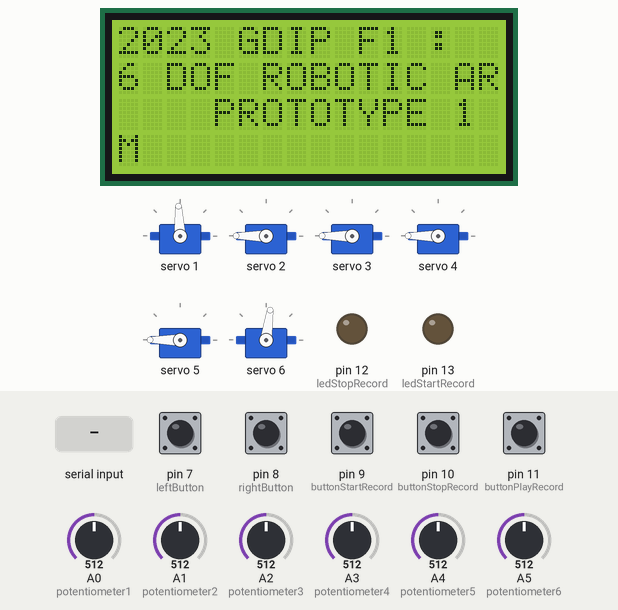
The sketch below on a simulated Arduino Uno, built with avr-gcc and run on an emulated ATmega328P. On the bench: 16×4 character LCD, 6 × servo, output pins drawn as LEDs (lit = HIGH). Dashed ring = blinking. The inputs (shaded band) are chosen by the test bench; at power-on: pin 7 (leftButton), pin 8 (rightButton), pin 9 (buttonStartRecord), pin 10 (buttonStopRecord), pin 11 (buttonPlayRecord) LOW, A0 (potentiometer1) = 512, A1 (potentiometer2) = 512, A2 (potentiometer3) = 512, A3 (potentiometer4) = 512, A4 (potentiometer5) = 512, A5 (potentiometer6) = 512. What the sketch prints to the serial monitor is not drawn.

Above: at 1.3 s.
1.4 s: pin 9 (buttonStartRecord) pulled HIGH for 1 s
At 1.58 s:
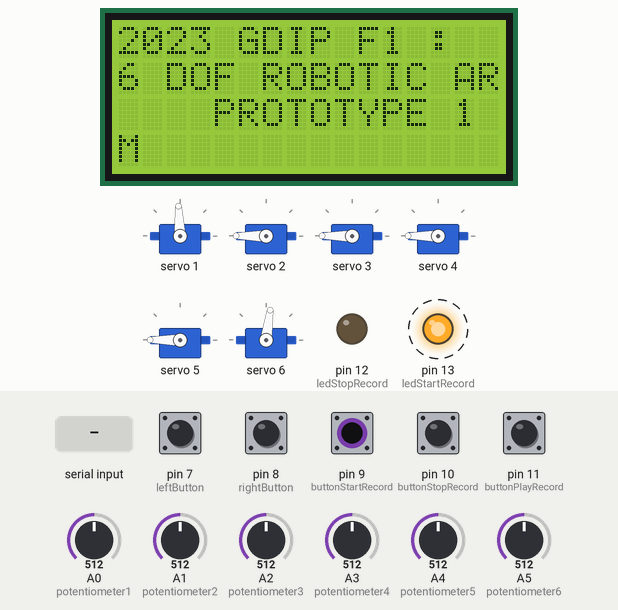
3.9 s: pin 11 (buttonPlayRecord) pulled HIGH for 0.15 s
At 4.5 s:
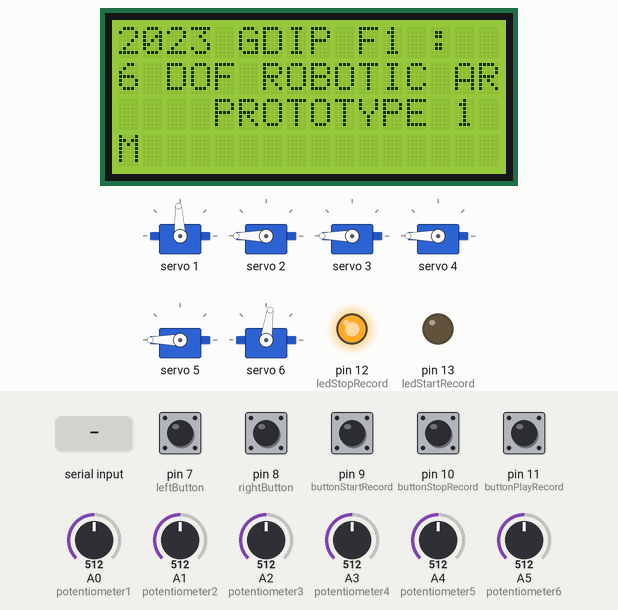
5.5 s: "MOVE_TO_PICK\n" received over Serial
At 6.1 s:
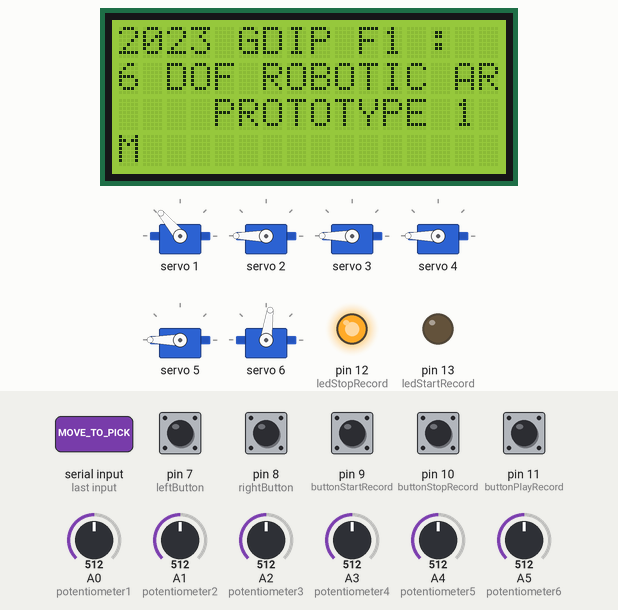
Timing chart, 0 to 25.3 s (numbered marks = the images above; inputs shaded):
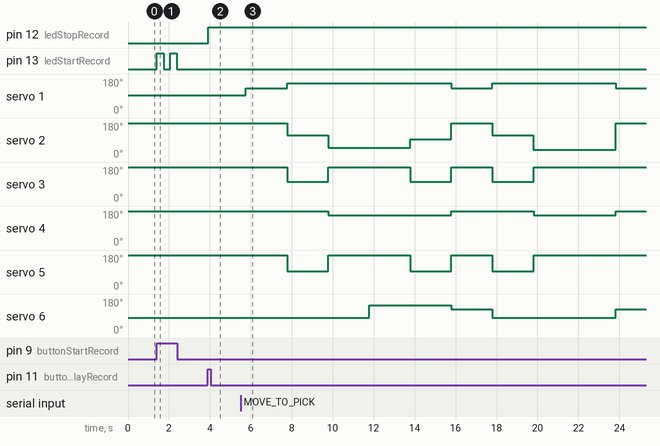

Measured:
- after the input at 1.4 s, pin 13 (ledStartRecord): alternates HIGH for 0.32 s and LOW for 0.31 s, 4 changes in all, then stays LOW, starting at once
- after the input at 3.9 s, pin 12 (ledStopRecord): LOW → HIGH at once
- after the input at 5.5 s, servo 1: goes 130° 2.0 s, 157° 8.0 s, 130° 2.0 s, 157° 6.0 s, then 130°, starting after 0.26 s; servo 2: 180° → 114° after 2.3 s, → 49° 2.0 s later, → 93° 4.0 s later, → 180° 2.0 s later, … (7 changes in this stretch)

The sketch:

BrasRobotiqueCluade_copy_.ino
```cpp
#include <Wire.h>
#include <Adafruit_PWMServoDriver.h>
#include <SoftwareSerial.h>
#include <LiquidCrystal_I2C.h>

// Initialize LCD display
LiquidCrystal_I2C lcd(0x27,16,4);

// Initialize servo driver
Adafruit_PWMServoDriver pwm = Adafruit_PWMServoDriver();

// Initialize Bluetooth module
SoftwareSerial bt1(2,3); /* (Rx,Tx) */

// Define servo motor parameters
const int MIN_PULSE_WIDTH = 500;
const int MAX_PULSE_WIDTH = 2500;
const int DEFAULT_PULSE_WIDTH = 1500;
const int FREQUENCY = 50;
const float FREQUENCY_SCALE = (float)FREQUENCY * 4096 / 1000000;

// Function to calculate pulse width for a given angle
int pulseWidth(int angle) {
    int pulse_wide = map(angle, 0, 180, MIN_PULSE_WIDTH, MAX_PULSE_WIDTH);
    int analog_value = int(pulse_wide * FREQUENCY_SCALE);
    Serial.println(analog_value);
    return analog_value;
}

// Define buttons and potentiometers
int leftButton = 7;
int rightButton = 8;
int potentiometer1 = A0;
int potentiometer2 = A1;
int potentiometer3 = A2;
int potentiometer4 = A3;
int potentiometer5 = A4;
int potentiometer6 = A5;

// Define record section
int buttonStartRecord = 9;
int buttonStopRecord = 10;
int buttonPlayRecord = 11;
int ledStopRecord = 12;
int ledStartRecord = 13;

bool isRecord = false;
bool isPlay = false;
int indexRecord = 0;

// Define maximum moves and servos
const int moveCount = 10;
const int servoNumber = 6;


int movesServos[moveCount][servoNumber]; //max of 10 moves

void setup() {
    Serial.begin(9600);
    bt1.begin(9600);

    // Initialize LCD display
    lcd.init();
    lcd.backlight();
    lcd.clear();
    lcd.begin(16, 4);      // set up the LCD's number of columns and rows
    lcd.setCursor(0, 0);
    lcd.print("2023 GDIP F1 :");
    lcd.setCursor(0, 1);
    lcd.print("6 DOF ROBOTIC ARM ");
    lcd.setCursor(0, 2);
    lcd.print("PROTOTYPE 1");

    // Initialize servo driver
    pwm.begin();
    pwm.setPWMFreq(FREQUENCY);

    // Move servo motors to initial positions
    pwm.setPWM(1,0,pulseWidth(125));
    pwm.setPWM(2,0,pulseWidth(180));
    pwm.setPWM(3,0,pulseWidth(190));
    pwm.setPWM(4,0,pulseWidth(180));
    pwm.setPWM(5,0,pulseWidth(180));
    pwm.setPWM(6,0,pulseWidth(80));

    pinMode(leftButton, INPUT);
    pinMode(rightButton, INPUT);

  //Record section
    pinMode(buttonStartRecord, INPUT);
    pinMode(buttonStopRecord, INPUT);
    pinMode(buttonPlayRecord, INPUT);

    pinMode(ledStartRecord, OUTPUT);
    pinMode(ledStopRecord, OUTPUT);


}

void loop() {

    String command = "";

    // Read commands from serial port or Bluetooth module
    if (Serial.available()) {
        command = Serial.readStringUntil('\n');
        command.trim(); // Trim any newline or carriage return characters
        Serial.println("Received: " + command); // Echo the command back to the serial monitor
    } else if (bt1.available()) {
        command = bt1.readStringUntil('\n');
        command.trim(); // Trim any newline or carriage return characters
        Serial.println("Received via BT: " + command); // Echo the command from BT
    }

    // Execute command if available
    if (command != "") {
        executeCommand(command);
    }

  if (!isPlay) {
    int valPotentiometer1 = analogRead(potentiometer1);
    int valPotentiometer2 = analogRead(potentiometer2);
    int valPotentiometer3 = analogRead(potentiometer3);
    int valPotentiometer4 = analogRead(potentiometer4);
    int valPotentiometer5 = analogRead(potentiometer5);
    int valPotentiometer6 = analogRead(potentiometer6);

    int valServo1 = map(valPotentiometer1, 0, 1023, 10, 170);
    int valServo2 = map(valPotentiometer2, 0, 1023, 10, 170);
    int valServo3 = map(valPotentiometer3, 0, 1023, 10, 170);
    int valServo4 = map(valPotentiometer4, 0, 1023, 10, 170);
    int valServo5 = map(valPotentiometer5, 0, 1023, 10, 170);
    int valServo6 = map(valPotentiometer5, 0, 1023, 10, 170);


    pwm.setPWM(1, 0, pulseWidth(valServo1));
    pwm.setPWM(1, 0, pulseWidth(valServo1));
    pwm.setPWM(1, 0, pulseWidth(valServo1));
    pwm.setPWM(1, 0, pulseWidth(valServo1));
    pwm.setPWM(1, 0, pulseWidth(valServo1));
    pwm.setPWM(1, 0, pulseWidth(valServo1));
    pwm.setPWM(1, 0, pulseWidth(valServo1));


    int leftButtonState = digitalRead(leftButton);
    int rightButtonState = digitalRead(rightButton);

    if (leftButtonState == HIGH && rightButtonState == HIGH) {
      clawOpen();
    } else {
      if (leftButtonState == HIGH) {
        clawOpen();
      }
      if (rightButtonState == HIGH) {
        clawClose();
      }
    }
  }

  record();

  delay(5);
}


void record() {
  int buttonStartRecordState =  digitalRead(buttonStartRecord);
  int buttonRecordMoveState =  digitalRead(buttonStopRecord);
  int buttonPlayRecordState =  digitalRead(buttonPlayRecord);

  if (buttonStartRecordState == HIGH) {
    if (!isRecord) {
      isRecord = true;
      digitalWrite(ledStopRecord, LOW);
      digitalWrite(ledStartRecord, HIGH);
      Serial.println("----START Record----");
      indexRecord = 0;
      memset(movesServos, 0, sizeof(movesServos));
    } else {
      isRecord = false;
      digitalWrite(ledStopRecord, LOW);
      digitalWrite(ledStartRecord, LOW);
    }
    delay(300);
  }

  if (buttonRecordMoveState == HIGH && isRecord) {
    digitalWrite(ledStopRecord, LOW);
    digitalWrite(ledStartRecord, LOW);
    recordMove();
    delay(300);
    digitalWrite(ledStopRecord, LOW);
    digitalWrite(ledStartRecord, HIGH);

  } else if (buttonRecordMoveState == HIGH && isPlay) {
    isPlay = false;
    digitalWrite(ledStopRecord, LOW);
    digitalWrite(ledStartRecord, LOW);
  }
  if (buttonPlayRecordState == HIGH) {

    digitalWrite(ledStopRecord, HIGH);
    digitalWrite(ledStartRecord, LOW);
    isPlay = true;
  }

  if (isPlay) {
    Serial.println("Play");
    playRecord();

    delay(300);
  }
}

void recordMove() {
  if (indexRecord < moveCount) {
    int servoRead1 =  pwm.getPWM(1);
    int servoRead2 =  pwm.getPWM(2);
    int servoRead3 =  pwm.getPWM(3);
    int servoRead4 =  pwm.getPWM(4);
    int servoRead5 =  pwm.getPWM(5);
    int servoRead6 =  pwm.getPWM(6);


    movesServos[indexRecord][0] = servoRead1;
    movesServos[indexRecord][1] = servoRead2;
    movesServos[indexRecord][2] = servoRead3;
    movesServos[indexRecord][3] = servoRead4;
    movesServos[indexRecord][4] = servoRead5;
    movesServos[indexRecord][5] = servoRead6;


    indexRecord++;
  } else {
    Serial.println("Max array");
  }

}


void playRecord() {

  for(int i = 0; i < indexRecord; i++) {

    pwm.setPWM(1, 0, movesServos[i][0]);
    // Set channels to stored widths

    if(movesServos[i][4] == 1) {
      clawOpen();
    } else {
      clawClose();
    }
  }

}

void moves() {

  for (int i = 0; i < indexRecord - 1; i++) {

    for (int j = 0; j < servoNumber; j++) {

      if (j >= 3) {
        // Gripper servo
        if (movesServos[i + 1][j] == 1) {
          clawOpen();
        } else {
          clawClose();
        }

      } else {
        // Joint servos

        int startWidth = movesServos[i][j];
        int endWidth = movesServos[i + 1][j];

        setServoPosition(j+1, startWidth, endWidth);
      }
    }
  }
}


void goToStartPosition() {

  for (int j = 0; j < 5; j++) {

    if (j >= 3) {
      if (movesServos[0][j] == 1) {
        clawOpen();
      } else {
        clawClose();
      }

    } else {
      int startWidth = pwm.getPWM(j+1);
      int endWidth = movesServos[0][j];
      setServoPosition(j+1, startWidth, endWidth);
    }
  }

}


void setServoPosition(int channel, int startWidth, int endWidth) {

  int step;

  if (startWidth > endWidth) {
    // Move servo clockwise
    step = -1;
  } else {
    // Move servo counter-clockwise
    step = 1;
  }

  // Update pulse width from start to end
  for(int i = startWidth; i != endWidth; i += step) {
    pwm.setPWM(channel, 0, i);
    delay(30);
  }

}

void clawOpen() {

  pwm.setPWM(6,0,pulseWidth(80));
}

void clawClose() {
pwm.setPWM(6,0,pulseWidth(120));
}
//////////////////////////////////////////////////////////////////////////////////
//////////////////////////////////////////////////////////////
void MoveToPick() {
    // Define the sequence of angles for each servo in the pick-up motion
    int angles[10][servoNumber] = {
        // HIP, WAIST, SHOULDER, ELBOW, WRIST, CLAW
        {125, 180, 190, 180, 190, 80},    // Initial position
        {150, 110, 100, 190, 90, 80}, // Move to above the object
        {150, 50, 180, 150, 180, 80}, // Lower towards the object
        {150, 50, 180, 150, 180, 140},// Close claw to grab the object
        {150, 90, 100, 150, 90, 140},// Lift the object
        {125, 180, 190, 180, 190, 120},    // Return to initial position with object
        {150, 110, 100, 190, 90, 80}, // Move the object
        {150, 40, 180, 150, 180, 80}, // Lower  the object
        {150, 40, 180, 150, 180, 80}, // OPEN claw to RELEASE the object
        {125, 180, 190, 180, 190, 120}    // Return to initial position with object
    };

    // Execute the sequence
    for (int i = 0; i < 10; i++) {
        for (int j = 0; j < servoNumber; j++) {
            pwm.setPWM(j + 1, 0, pulseWidth(angles[i][j]));
        }
        delay(2000); // Wait for 1 second between each step for smooth movement
    }

    // Optionally, open the claw to release the object at the end
    // pwm.setPWM(6, 0, pulseWidth(0)); // Open the claw
}

void executeCommand(String command) {

   command.trim(); // Trim whitespace
    command.toUpperCase(); // Convert to upper case for case-insensitive comparison

    // Define servo commands
    struct ServoCommand {
        const char* name;
        int channel;
    };

    ServoCommand commands[] = {
        {"HIP ", 1},
        {"WAIST ", 2},
        {"SHOULDER ", 3},
        {"ELBOW ", 4},
        {"WRIST ", 5},
        {"CLAW ", 6}
    };

    // Check for the MOVE_TO_PICK command
    if (command == "MOVE_TO_PICK") {
        MoveToPick();
        Serial.println("Executing MoveToPick sequence");
        return;
    }

    // Parse and execute other servo commands
    for (const auto& cmd : commands) {
        if (command.startsWith(cmd.name)) {
            int angle = command.substring(strlen(cmd.name)).toInt();
            pwm.setPWM(cmd.channel, 0, pulseWidth(angle));
            Serial.println(String(cmd.name) + "moved to " + String(angle) + " degrees");
            return;
        }
    }

    // Unknown command
    Serial.println("Unknown command: " + command);
}
```
